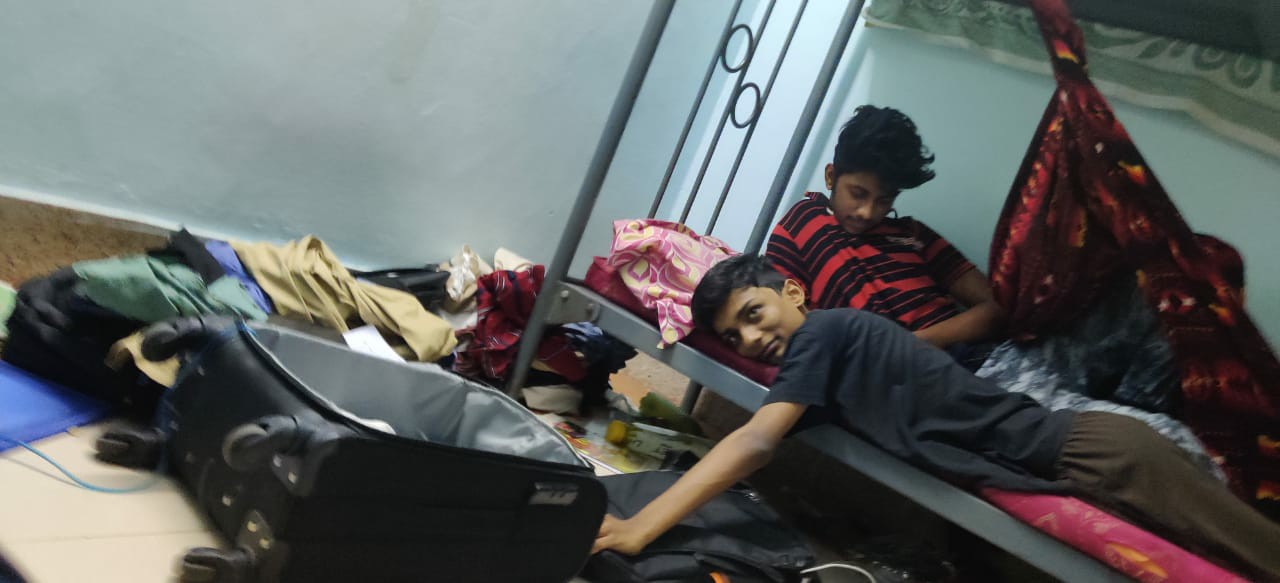
#> input picture demon-vision/testImages/A120roombu.jpg, 1280 x 583 px
$ python material_filtering.py
#> lines starting #> are read from the running program, lines starting #| are printed output that depends on the picture; after the words box and inside, x2 and y2 are one past the last pixel; in counts of white or black regions, pixels touching at a corner belong together
import cv2 as cv
import numpy as np
import json
from math import dist
img=cv.imread('testImages/A120roombu.jpg')
#> img is the input picture: shape (583, 1280, 3); mean B, G, R 97.1, 98.3, 95.3

def frame_gen(img):
    threshold=12
    height=np.shape(img)[0]
#> height = 583
    width=np.shape(img)[1]
#> width = 1280
    mask = np.full_like(img,0)
    for h in range(1,height-1,1):
        for w in range(1,width-1,1):
            #current color
            pc=img[h,w-1]
            cc=img[h,w]
            dgrad = dist(pc,cc)
            if dgrad>threshold:
                mask[h,w]=255
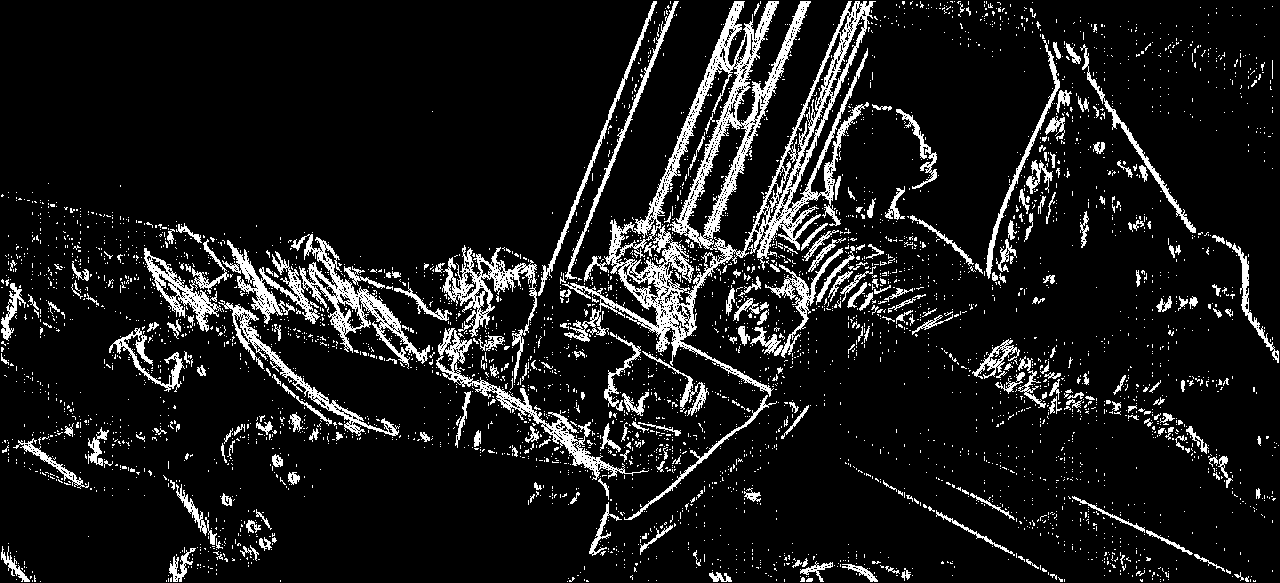
#> mask: shape (583, 1280, 3); 10.3% white; 4215 white regions (3943 under 20 px), largest, box (x1, y1, x2, y2) and area: (562, 1, 876, 397) 20776, (291, 234, 430, 369) 3375, (436, 328, 649, 480) 2816
    for w in range(1,width-1,1):
        for h in range(1,height-1,1):
            #current color
            pc=img[h-1,w]
            cc=img[h,w]
            dgrad = dist(pc,cc)
            if dgrad>threshold:
                mask[h,w]=255
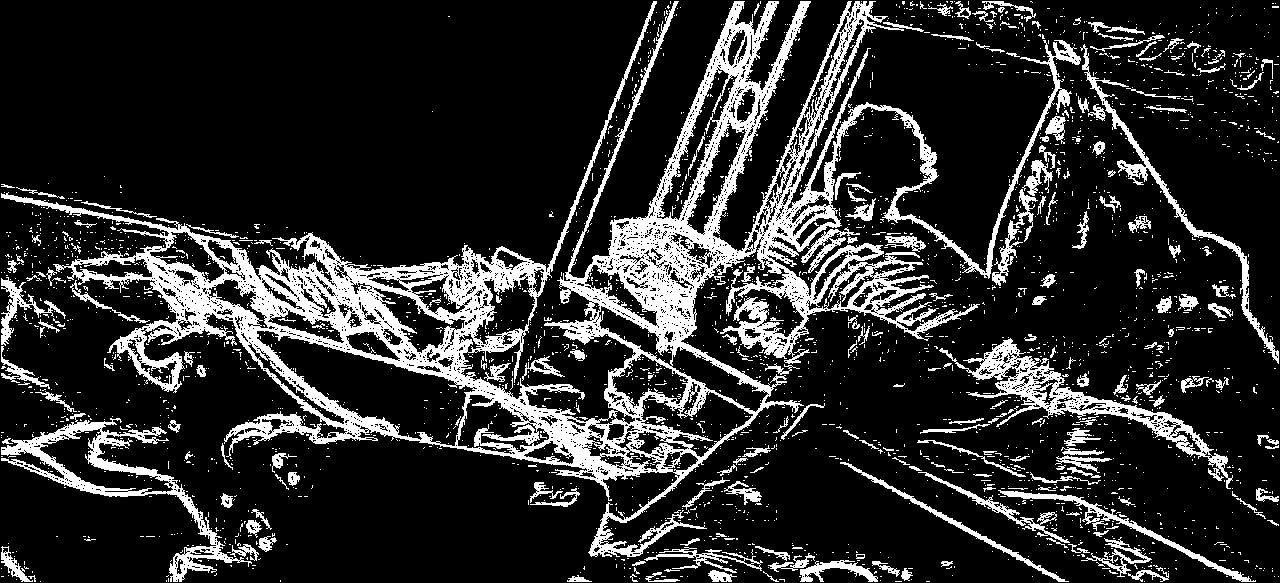
#> mask: shape (583, 1280, 3); 17.5% white; 2808 white regions (2586 under 20 px), largest, box (x1, y1, x2, y2) and area: (1, 1, 1081, 557) 83996, (1, 413, 252, 582) 5532, (939, 338, 1233, 489) 5480
    return mask
frame_mask=frame_gen(img)
cv.imshow('120 roombu',img)
cv.imshow('roombu frame mask',frame_mask)
cv.waitKey(0)
